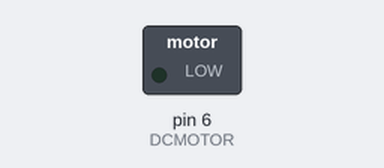
This sketch was run on a simulated Arduino Uno, built with avr-gcc and run on an emulated ATmega328P. Shown: switched loads named in the sketch (green lamp = pin HIGH).

Above: at 0.05 s.
At 7.35 s:
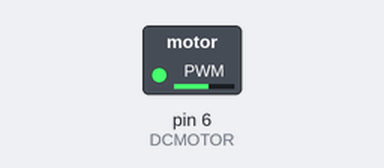
At 11.05 s:
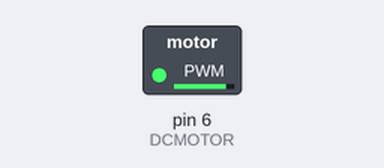
At 14.75 s:
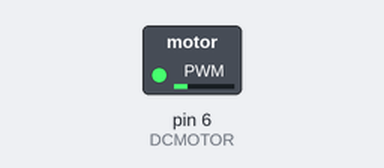
Timing chart, 0 to 19.9 s (numbered marks = the images above):
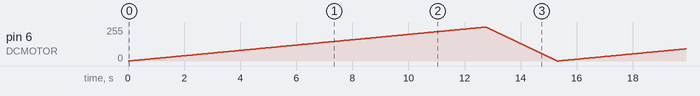

The sketch:

DC-Motor.ino
```cpp
#define DCMOTOR 6 //Pin that is connected to transitor base

void setup()
{
  pinMode(DCMOTOR, OUTPUT);
}


void loop()
{
  for(int i = 0; i<255; i++){ //Increase speed
    analogWrite(DCMOTOR,i);
    delay(50);
  }
  for(int i = 255; i>0; i--){ //Decrease speed
    analogWrite(DCMOTOR,i);
    delay(10);
  }
}
```
